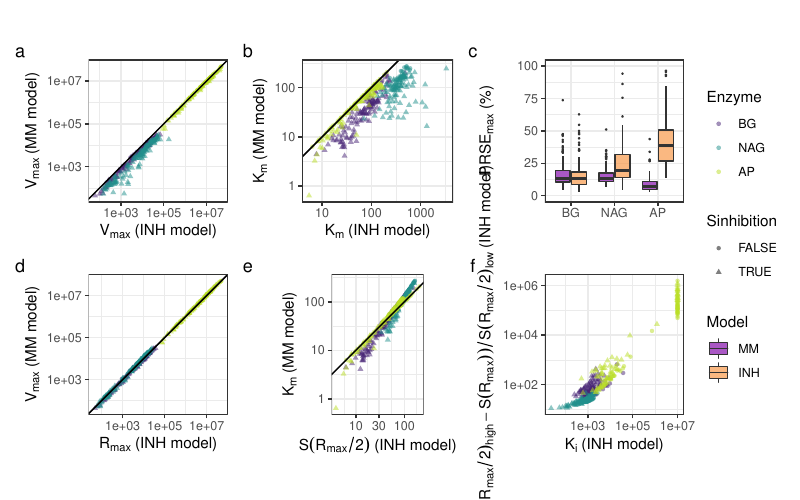

Write R code to recreate this figure.
# Figure 3

library(ggplot2)
library(patchwork)

# Vmax, Km, Rmax, S(Rmax/2) relations ----

# Load and combine datasets to one long table:
params_BG <- cbind(read.csv(file = "./output/params_high_BG_nls.csv"), Model = "MM")
params_NAG <- cbind(read.csv(file = "./output/params_high_NAG_nls.csv"), Model = "MM")
params_AP <- cbind(read.csv(file = "./output/params_high_AP_nls.csv"), Model = "MM")

params_inh_BG <- cbind(read.csv(file = "./output/params_high_BG_nls_inh.csv"), Model = "INH")
params_inh_NAG <- cbind(read.csv(file = "./output/params_high_NAG_nls_inh.csv"), Model = "INH")
params_inh_AP <- cbind(read.csv(file = "./output/params_high_AP_nls_inh.csv"), Model = "INH")

# put subsets together:
params <- rbind(params_BG, params_NAG, params_AP)
params_inh <- rbind(params_inh_BG, params_inh_NAG, params_inh_AP)

params$max <- params$Vmax
params$half <- params$Km
params_inh$max <- params_inh$Rmax
params_inh$half <- params_inh$SRmax05
md <- rbind(params[,c("sample","Enzyme","Model","max","half")],
            params_inh[,c("sample","Enzyme","Model","max","half")])
md$Model <- factor(md$Model, levels = c("MM","INH"))
md$Enzyme <- factor(md$Enzyme, levels = c("BG","NAG","AP"))

sum(params[,c("sample")] - params_inh[,c("sample")])
pai <- params_inh
pai$inhVmax <- params_inh$Vmax
pai$inhKm <- params_inh$Km
pai$inhKi <- params_inh$Ki
pd <- cbind(params[,c("sample","Enzyme","Vmax","Km")],
            pai[,c("inhVmax","inhKm","inhKi","Rmax","SRmax","SRmax05","SRmax05highS","Sinhibition","INHbetter_aov_pvalue")])
pd$Enzyme <- factor(pd$Enzyme, levels = c("BG","NAG","AP"))

# INH model parameters


# Scatterplots for relation of parameters

RmaxVmax <- ggplot(data = pd, aes(x = Rmax, y = Vmax, col = Enzyme)) +
  geom_point(aes(shape = Sinhibition), alpha = 0.5, stroke = 0) +
  geom_abline(slope = 1, intercept = 0) +
  scale_y_log10() + scale_x_log10() + coord_fixed() +
  xlab(expression(R[max]~"(INH model)")) + ylab(expression(V[max]~"(MM model)")) +
  #facet_grid(~INHbetter_aov_pvalue<0.05) +
  scale_color_viridis_d(option = "D", begin = 0.1, end = 0.9) + theme_bw()
VmaxVmax <- ggplot(data = pd, aes(x = inhVmax, y = Vmax, col = Enzyme)) +
  geom_point(aes(shape = Sinhibition), alpha = 0.5, stroke = 0) +
  geom_abline(slope = 1, intercept = 0) +
  scale_y_log10() + scale_x_log10() + coord_fixed() +
  xlab(expression(V[max]~"(INH model)")) + ylab(expression(V[max]~"(MM model)")) +
  #facet_grid(~INHbetter_aov_pvalue<0.05) +
  scale_color_viridis_d(option = "D", begin = 0.1, end = 0.9) + theme_bw()
KmKm <- ggplot(data = pd, aes(x = inhKm, y = Km, col = Enzyme)) +
  geom_point(aes(shape = Sinhibition), alpha = 0.5, stroke = 0) +
  geom_abline(slope = 1, intercept = 0) +
  coord_fixed() + scale_y_log10() + scale_x_log10() + 
  xlab(expression(K[m]~"(INH model)")) + ylab(expression(K[m]~"(MM model)")) +
  #facet_grid(~INHbetter_aov_pvalue<0.05) +
  scale_color_viridis_d(option = "D", begin = 0.1, end = 0.9) + theme_bw()
SRmax05Km <- ggplot(data = pd, aes(x = SRmax05, y = Km, col = Enzyme)) +
  geom_point(aes(shape = Sinhibition), alpha = 0.5, stroke = 0) +
  #geom_smooth(method = "lm", alpha = 0.1, lwd = 0.2) +
  geom_abline(slope = 1, intercept = 0) +
  coord_fixed() + scale_y_log10() + scale_x_log10() + 
  xlab(expression(S(R[max]/2)~"(INH model)")) + ylab(expression(K[m]~"(MM model)")) +
  #facet_grid(~INHbetter_aov_pvalue<0.05) +
  scale_color_viridis_d(option = "D", begin = 0.1, end = 0.9) + theme_bw()
SRmax05Int_Ki <- ggplot(data = pd,#subset(pd, inhKi < 9e+06),
                        aes(y = ((SRmax05highS - SRmax) / SRmax05),
                      x = inhKi, col = Enzyme)) +
  geom_point(aes(shape = Sinhibition), alpha = 0.5, stroke = 0) +
  xlab(expression(K[i]~"(INH model)")) +
  ylab(expression((S(R[max]/2)[high] - S(R[max])) / S(R[max]/2)[low] ~"(INH model)")) +
  scale_x_log10() + scale_y_log10() +
  scale_color_viridis_d(option = "D", begin = 0.1, end = 0.9) + theme_bw()

# PRSE ----

# Load and combine datasets to one long table:
mpstats_BG <- cbind(read.csv(file = "./output/mpstats_high_BG_nls.csv"), PRSE_Ki = NA, Model = "MM")
mpstats_NAG <- cbind(read.csv(file = "./output/mpstats_high_NAG_nls.csv"), PRSE_Ki = NA, Model = "MM")
mpstats_AP <- cbind(read.csv(file = "./output/mpstats_high_AP_nls.csv"), PRSE_Ki = NA, Model = "MM")

mpstats_inh_BG <- cbind(read.csv(file = "./output/mpstats_high_BG_nls_inh.csv"), Model = "INH")
mpstats_inh_NAG <- cbind(read.csv(file = "./output/mpstats_high_NAG_nls_inh.csv"), Model = "INH")
mpstats_inh_AP <- cbind(read.csv(file = "./output/mpstats_high_AP_nls_inh.csv"), Model = "INH")

# put subsets together:
mpstats <- rbind(mpstats_BG, mpstats_NAG, mpstats_AP) # for AP, MM model fits are reduced to cases where the INH model also converged 
mpstats_inh <- rbind(mpstats_inh_BG, mpstats_inh_NAG, mpstats_inh_AP)

mp <- rbind(mpstats, mpstats_inh)
mp$Model <- factor(mp$Model, levels = c("MM","INH"))
mp$Enzyme <- factor(mp$Enzyme, levels = c("BG","NAG","AP"))

mcol <- c(viridis::plasma(n=5, alpha = 0.66)[2],
          viridis::plasma(n=5, alpha = 0.33)[2],
          viridis::plasma(n=5, alpha = 0.66)[4])

pPRSEmax_all <- ggplot(data = mp, #subset(mp, PRSEmax < 100),
                       aes(x = Enzyme, y = PRSEmax, fill = Model)) + 
  geom_boxplot(outlier.size = 0.25) + #scale_y_log10() +
  ylab(expression(PRSE[max]~"(%)")) +
  ylim(0, 100) +
  scale_fill_manual(values = mcol[c(1,3)]) +
  #facet_grid(INHbetter_aov_pvalue<0.05 ~ Sinhibition) +
  #facet_grid(~ Sinhibition, labeller = "label_both") +
  theme_bw() + theme(axis.title.x = element_blank())

# (VmaxVmax / KmKm) |
#   (RmaxVmax / SRmax05Km) |
#   (pPRSEmax_Sin / pPRSEmax_Sno) +
VmaxVmax + KmKm + pPRSEmax_all +
  RmaxVmax + SRmax05Km +
  SRmax05Int_Ki + 
  plot_annotation(tag_levels = "a") +
  plot_layout(guides = "collect", ncol = 3)
ggsave("images/Figure3abcdef.pdf", width = 8, height = 5)

# Report number of observations not included in illustrated y-ranges
tapply(mp$PRSEmax, INDEX = list(mp$Model, mp$Enzyme, mp$Sinhibition),
       FUN = function(x){sum(na.omit(x)>100)})
